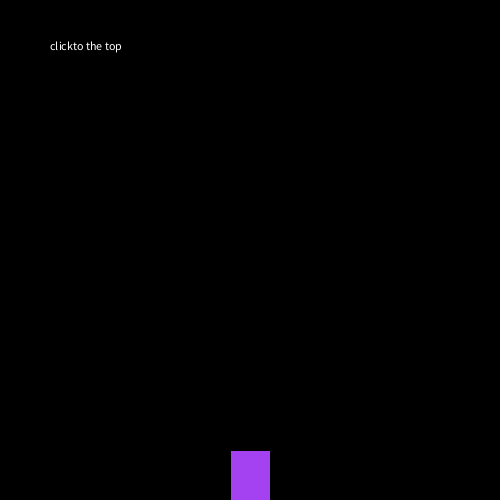
Frame 1 (no input)
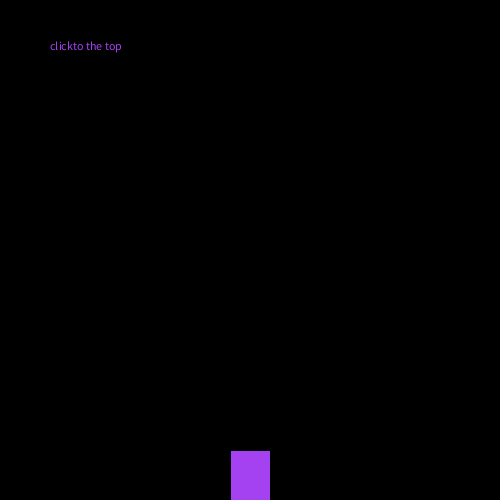
Frame 60 (the mouse pressed at the canvas centre just before this capture)
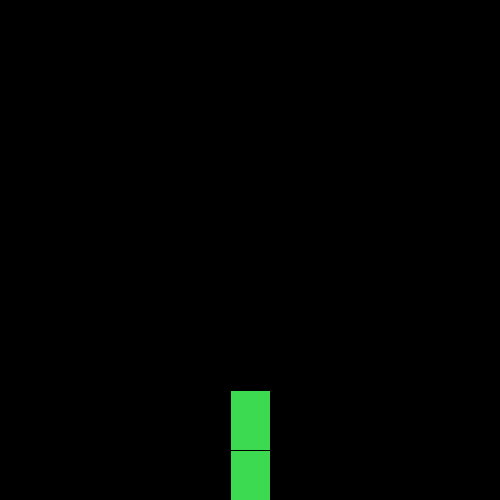
Frame 120 (the mouse held since frame 60 and released just before this capture)

The Processing sketch that drew these frames (run headless with seeded random() and noise(); from frame 60 on, the mouse is pressed at the canvas centre):

// Processing sketch: processing_117578
// ── processing_117578.pde

int myState = 0 ;
color myRandom ; 

void setup() {
  size(500, 500) ; 
 
 myRandom = color(random(255), random(255), random(255)) ; 
  
}


void draw() {
  
  switch(myState){
    case 0:
    background(0);
    
    text("clickto the top", 50, 50);
    
    fill(myRandom) ;
    rect(230, 450, 40, 60);
    break;
    
    case 1:
    background(0);
    
    fill(myRandom) ;
    rect(230, 450, 40, 60);
    
    fill(myRandom) ;
    rect(230, 390, 40, 60);
    break;
    
    case 2:
    background(0);
    
    fill(myRandom) ;
    rect(230, 450, 40, 60);
    
    fill(myRandom) ;
    rect(230, 390, 40, 60);
    
    fill(myRandom) ;
    rect(230, 330, 40, 60);
    
    break;
    
    case 3:
    background(0);
    
    fill(myRandom) ;
    rect(230, 450, 40, 60);
    
    fill(myRandom) ;
    rect(230, 390, 40, 60);
    
    fill(myRandom) ;
    rect(230, 330, 40, 60);
    
    fill(myRandom) ;
    rect(230, 270, 40, 60);    
    break;
    
    case 4:
    background(0);
    
    fill(myRandom) ;
    rect(230, 450, 40, 60);
    
    fill(myRandom) ;
    rect(230, 390, 40, 60);
    
    fill(myRandom) ;
    rect(230, 330, 40, 60);
    
    fill(myRandom) ;
    rect(230, 270, 40, 60);    
   
   fill(myRandom);
   rect(230, 210, 40, 60);
   
    break;
    
    case 5:
    background(0);
    
    fill(myRandom) ;
    rect(230, 450, 40, 60);
    
    fill(myRandom) ;
    rect(230, 390, 40, 60);
    
    fill(myRandom) ;
    rect(230, 330, 40, 60);
    
    fill(myRandom) ;
    rect(230, 270, 40, 60);    
   
   fill(myRandom);
   rect(230, 210, 40, 60);
   
   fill(myRandom);
   rect(230, 150, 40, 60);
   
    break;
    
    case 6:
    background(0);
    
    fill(myRandom) ;
    rect(230, 450, 40, 60);
    
    fill(myRandom) ;
    rect(230, 390, 40, 60);
    
    fill(myRandom) ;
    rect(230, 330, 40, 60);
    
    fill(myRandom) ;
    rect(230, 270, 40, 60);    
   
   fill(myRandom);
   rect(230, 210, 40, 60);
   
   fill(myRandom);
   rect(230, 150, 40, 60);
   
   fill(myRandom);
   rect(230, 90, 40, 60);
   
    break;
    
    case 7:
    background(0);
    
    fill(myRandom) ;
    rect(230, 450, 40, 60);
    
    fill(myRandom) ;
    rect(230, 390, 40, 60);
    
    fill(myRandom) ;
    rect(230, 330, 40, 60);
    
    fill(myRandom) ;
    rect(230, 270, 40, 60);    
   
   fill(myRandom);
   rect(230, 210, 40, 60);
   
   fill(myRandom);
   rect(230, 150, 40, 60);
   
   fill(myRandom);
   rect(230, 90, 40, 60);
   
   fill(myRandom);
   rect(230, 30, 40, 60);
   
    break;
    
    case 8:
    background(0);
    
    text("DDDOOOONNNEEE!!!", 50, 50);  
    fill(myRandom) ;
    rect(230, 450, 40, 60);
    
    fill(myRandom) ;
    rect(230, 390, 40, 60);
    
    fill(myRandom) ;
    rect(230, 330, 40, 60);
    
    fill(myRandom) ;
    rect(230, 270, 40, 60);    
   
   fill(myRandom);
   rect(230, 210, 40, 60);
   
   fill(myRandom);
   rect(230, 150, 40, 60);
   
   fill(myRandom);
   rect(230, 90, 40, 60);
   
   fill(myRandom);
   rect(230, 30, 40, 60);
   
   fill(myRandom);
   rect(230, -30, 40, 60);
   
    break;
    
  }
}  

void mousePressed() {
   myRandom = color(random(255), random(255), random(255)) ; 
  
  myState = myState + 1 ;
  if (myState > 8) {
    myState = 0 ;
  }
}
